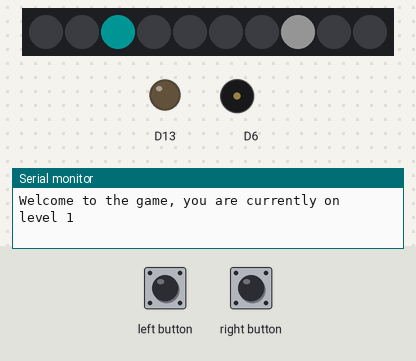
Simulated run of this sketch. Board: Adafruit Circuit Playground Express. Parts: 10 RGB LEDs in strip order, left to right, output pins drawn as LEDs (lit = HIGH), buzzer (waves = sounding), the last lines printed to the serial monitor. The test bench sets the inputs (shaded band). Dim RGB values are drawn brighter than linear; random numbers use the default seed unless the sketch sets one.

Above: at 6.2 s.
6.3 s: left button pressed for 0.15 s
At 6.9 s:
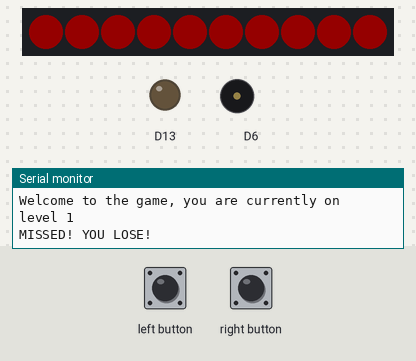
7.0 s: left button pressed for 1 s
8.6 s: left button pressed for 3.2 s
At 14.9 s:
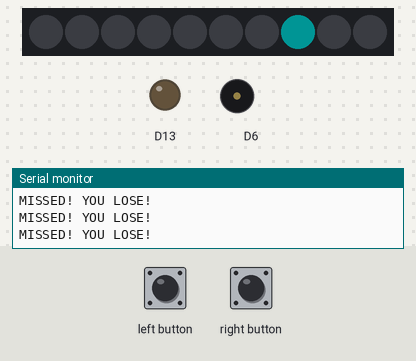
15.4 s: right button pressed for 0.15 s
At 15.71 s:
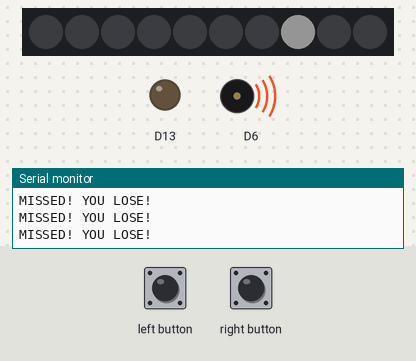
19.1 s: right button pressed for 1 s
20.7 s: right button pressed for 3.2 s
At 24.8 s:
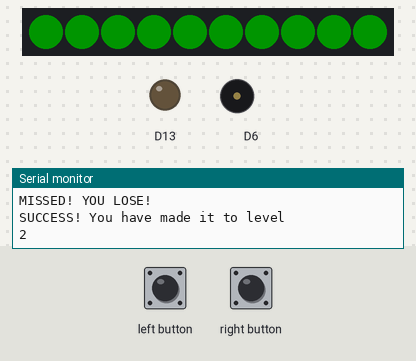
Timing chart, 0 to 25.5 s (numbered marks = the images above; inputs shaded):
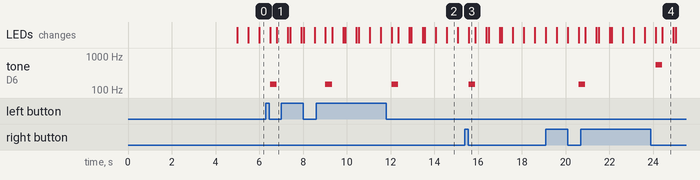

Measured:
- after the input at 6.3 s, tone on D6: silent → 146 Hz after 0.20 s, → silent 0.30 s later
- after the input at 15.4 s, tone on D6: silent → 146 Hz after 0.17 s, → silent 0.30 s later
- after the input at 19.1 s, tone on D6: silent → 146 Hz after 1.5 s
- what the display in image 2 shows lasts 0.5 s, from 14.6 s to 15.1 s

The sketch:

InteractiveCycloneGame.ino
```cpp
// Interactive Cyclone Game for Arduino Circuit
// Made by Quinn Maher

#include <Adafruit_CircuitPlayground.h>

//Global variables

float midi[127];
int A_four = 440;  // Midi Generator taken from Chett Udell

const byte buttonR = 4; //Button R declaration
const byte buttonL = 5; //Button L declaration

volatile bool butRflag = false; // Button R flag
volatile bool butLflag = false; // Button L flag

int randomT; //Declaring target
int playerDot; //Declaring playerDot
int gameLevel; //Declaring game level
int scaledLevel;

void setup() {

CircuitPlayground.begin();
Serial.begin(9600);
generateMIDI();
delay(5000);
Serial.println("Welcome to the game, you are currently on level 1");
pinMode(buttonR, INPUT_PULLDOWN);
pinMode(buttonL, INPUT_PULLDOWN);
attachInterrupt(digitalPinToInterrupt(buttonR), butR, FALLING);
attachInterrupt(digitalPinToInterrupt(buttonL), butL, FALLING);

randomT = random(0,10); //Setting the target
gameLevel = 500; //Setting the level as the lowest

}


void loop() {

  mainGame();

}


//Main game system

void mainGame() {

  for(playerDot = 0; playerDot < 10; playerDot++ ) {
    CircuitPlayground.setPixelColor(randomT, 0xFFFFFF);
    CircuitPlayground.setPixelColor(playerDot, 0x00FFFF);  // Set color from first half then replace it with second color
    delay(gameLevel);
    CircuitPlayground.setPixelColor(playerDot, 0x000000);

  if (butRflag || butLflag == true) {
      butRflag = false;  // reset so it only triggers once
      butLflag = false;

      if (randomT == playerDot) {
        Serial.println("SUCCESS! You have made it to level ");
        scaledLevel = map(gameLevel, 50, 500, 1, 9);
        Serial.println(10 - scaledLevel + 1);
        winLights();
        randomT = random(0, 10); //Redeclare the random target
        gameLevel = gameLevel - 50; // Make game level harder
        if (gameLevel < 50) {
          gameComplete(20,10);
        }

      } else {
        Serial.println("MISSED! YOU LOSE!");
        loseLights();

      }
    }
  }
}


//Win, Lose & End light systems

void winLights() {

  CircuitPlayground.playTone(midi[73], 300);

  for(int i = 0; i < 10; i++) {                 // Code controlling green flash
  CircuitPlayground.setPixelColor(i, 0x00FF00);
  } delay(500);
  for(int a = 0; a < 10; a++) {
  CircuitPlayground.setPixelColor(a, 0x000000);
  } delay(100);
  for(int b = 0; b < 10; b++) {
  CircuitPlayground.setPixelColor(b, 0x00FF00);
  } delay(500);
  for(int c = 0; c < 10; c++) {
  CircuitPlayground.setPixelColor(c, 0x000000);
  } delay(100);
  for (int d = 0; d < 10; d++) {
  CircuitPlayground.setPixelColor(d, 0x00FF00);
  }delay(500);

  CircuitPlayground.clearPixels(); //Clears all pixels before going back to game

  return; //Break out of win lights and go back to game
}


void loseLights() {

 CircuitPlayground.playTone(midi[50], 300);

 for(int i = 0; i < 10; i++) {                 // Code controlling red flash
  CircuitPlayground.setPixelColor(i, 0xFF0000);
  } delay(500);
  for(int a = 0; a < 10; a++) {
  CircuitPlayground.setPixelColor(a, 0x000000);
  } delay(100);
  for(int b = 0; b < 10; b++) {
  CircuitPlayground.setPixelColor(b, 0xFF0000);
  } delay(500);
  for(int c = 0; c < 10; c++) {
  CircuitPlayground.setPixelColor(c, 0x000000);
  } delay(100);
  for (int d = 0; d < 10; d++) {
  CircuitPlayground.setPixelColor(d, 0xFF0000);
  }delay(500);

  CircuitPlayground.clearPixels(); //Clears all pixels before going back to game

  return; //Break out of lose lights and go back to game
}


//End of game lights

void gameComplete(int currentSpeed, int stripLen) { //Color wheel taken from libraries
  uint32_t offset = millis() / currentSpeed;

   for(int i=0; i<10; ++i) {
    CircuitPlayground.setPixelColor(i, CircuitPlayground.colorWheel(((i * 256 / stripLen) + offset) & 255));
  }
  Serial.println("CONGRATULATIONS YOU COMPLETED THE GAME!");
  delay(5000);
  gameLevel = 500;
  CircuitPlayground.clearPixels();
  return; //Break out of end lights and go back to game

}


// Button interrupts

void butR() {
  butRflag = true;
}

void butL() {
  butLflag = true;
}

void generateMIDI() { // Midi Generator taken from Chett Udell
  for (int x = 0; x < 127; ++x) {
    midi[x] = (A_four / 32.0) * pow(2.0, ((x - 9.0) / 12.0));
  }
}
```
